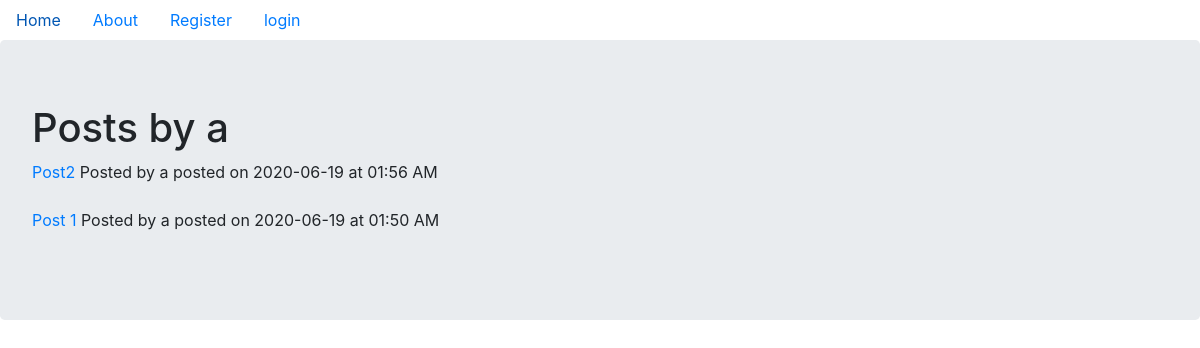
The app's page /posts/a, older data.
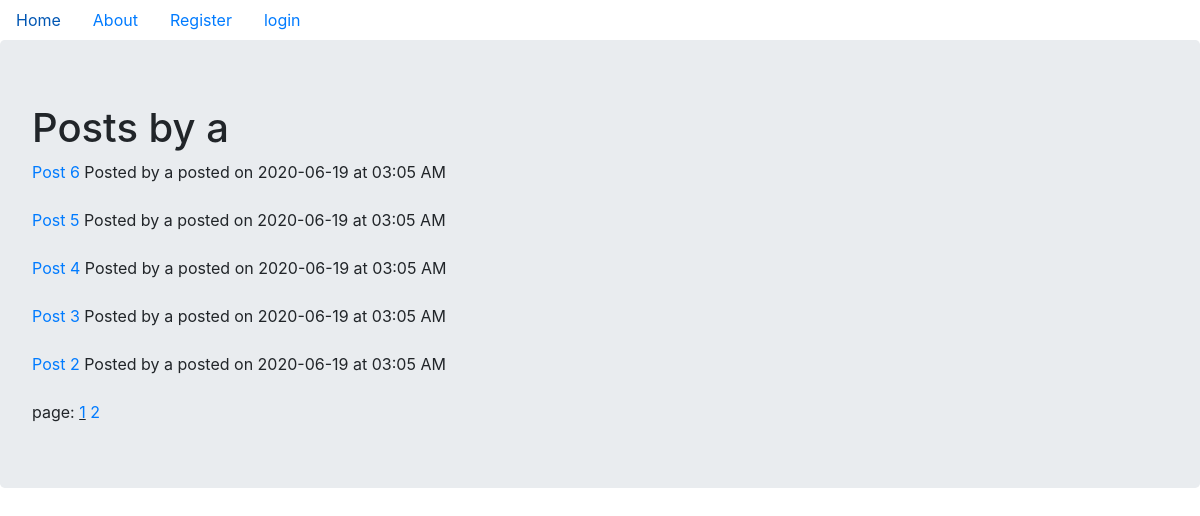
The same page, newer data.
### innercircleproj/models.py (models this page shows, shortened)
class User(db.Model, UserMixin):
    __tablename__="User"
    id = db.Column(db.Integer, primary_key = True)
    name = db.Column(db.String, unique = True, index = True)
    email = db.Column(db.String, unique = True, index = True)
    password = db.Column(db.String, unique = True, index = True)
    profile_pic = db.Column(db.String, nullable = False, default = "default.jpg")
    posts = db.relationship("Post", backref="author", lazy = True)

class Post(db.Model, UserMixin):
    __tablename__="Post"
    id = db.Column(db.Integer, primary_key = True)
    title = db.Column(db.String(120))
    text = db.Column(db.Text, nullable = False)
    date = db.Column(db.DateTime, nullable = False, default = dt.datetime.now())
    user_id = db.Column(db.Integer, db.ForeignKey("User.id"), nullable = False)

### innercircleproj/users/views.py (the view)
@user_bp.route('/posts/<string:username>')
def user_post(username):
    user = User.query.filter_by(name = username).first_or_404()
    page = request.args.get('page', 1)
    all_posts = Post.query.filter_by(author=user).order_by(Post.date.desc()).paginate(page = int(page), per_page = 5)
    return render_template('user_post.html', all_posts = all_posts, user = user)

### innercircleproj/templates/user_post.html (shortened to what this page needs)
{% extends "base.html" %}
{% block content %}
{% set messages = get_flashed_messages() %}
{% if all_posts %}
<h1>Posts by {{user.name}}</h1>
{% for post in all_posts.items %}
<a href="{{url_for('post.view_post', post_id = post.id)}}">{{ post.title }}</a> Posted by {{ post.author.name }} posted on {{post.date.strftime("%Y-%m-%d")}} at {{post.date.strftime("%I:%M %p")}}<br><br>
{% endfor %}
{% if all_posts.pages > 1%}
page:
{% for page in all_posts.iter_pages(left_edge = 1, left_current=1, right_edge = 1, right_current = 2) %}
  {% if page %}
    {% if page == all_posts.page %}
      <u><a href="{{url_for('core.home', page=page)}}">{{page}}</a></u>
    {% else %}
    <a href="{{url_for('core.home', page=page)}}">{{page}}</a>
    {% endif %}
  {% else %}
    ...
  {% endif %}
{% endfor %}
{% endif %}
{% else %}
"No new Posts create new post"
{% endif %}
{% endblock %}

### innercircleproj/templates/base.html (shortened to what this page needs)
<!DOCTYPE html>
 <html class="no-js">
    <head>
<link rel="stylesheet" href="https://stackpath.bootstrapcdn.com/bootstrap/4.5.0/css/bootstrap.min.css">
    <body>
        <ul class="nav">
            <li class="nav-item">
                <a class="nav-link", href="{{url_for('core.home')}}">Home</a>
            </li>
            {% if current_user.is_authenticated %}
            <li class="nav-item">
                <a class="nav-link" href="{{url_for('user.logout')}}">Logout</a>
            </li>
            <li class="nav-item">
                <a class="nav-link" href="{{url_for('user.account')}}">Account</a>
            </li>
            <li class="nav-item">
                <a class="nav-link" href="{{url_for('post.post')}}">New Post</a>
            </li>
            {% else %}
            <li class = "nav-item">
                <a class="nav-link" href="{{url_for('core.about')}}">About</a>
            </li>
            <li class = "nav-item">
                <a class="nav-link" href="{{url_for('user.register')}}">Register</a>
            </li>
            <li class="nav-item">
                <a class="nav-link" href="{{url_for('user.login')}}">login</a>
            </li>
            {% endif %}
        </ul>
        <div class="jumbotron">
        {% block content %}
        {% endblock %}
        </div>
    </body>
</html>

Row changes from the older to the newer data that the page shows:
no longer on this page (row edited): Post: title "Post 1", author.name "a", date "2020-06-19", date "01:50 AM"
added Post: title "Post 6", author.name "a", date "2020-06-19", date "03:05 AM"
added Post: title "Post 5", author.name "a", date "2020-06-19", date "03:05 AM"
added Post: title "Post 4", author.name "a", date "2020-06-19", date "03:05 AM"
added Post: title "Post 3", author.name "a", date "2020-06-19", date "03:05 AM"
changed Post: title "Post2" → "Post 2"; date "01:56 AM" → "03:05 AM"
Text that changed along with them:
text now shown: "page:"
new list line: "1"
new list line: "2"
